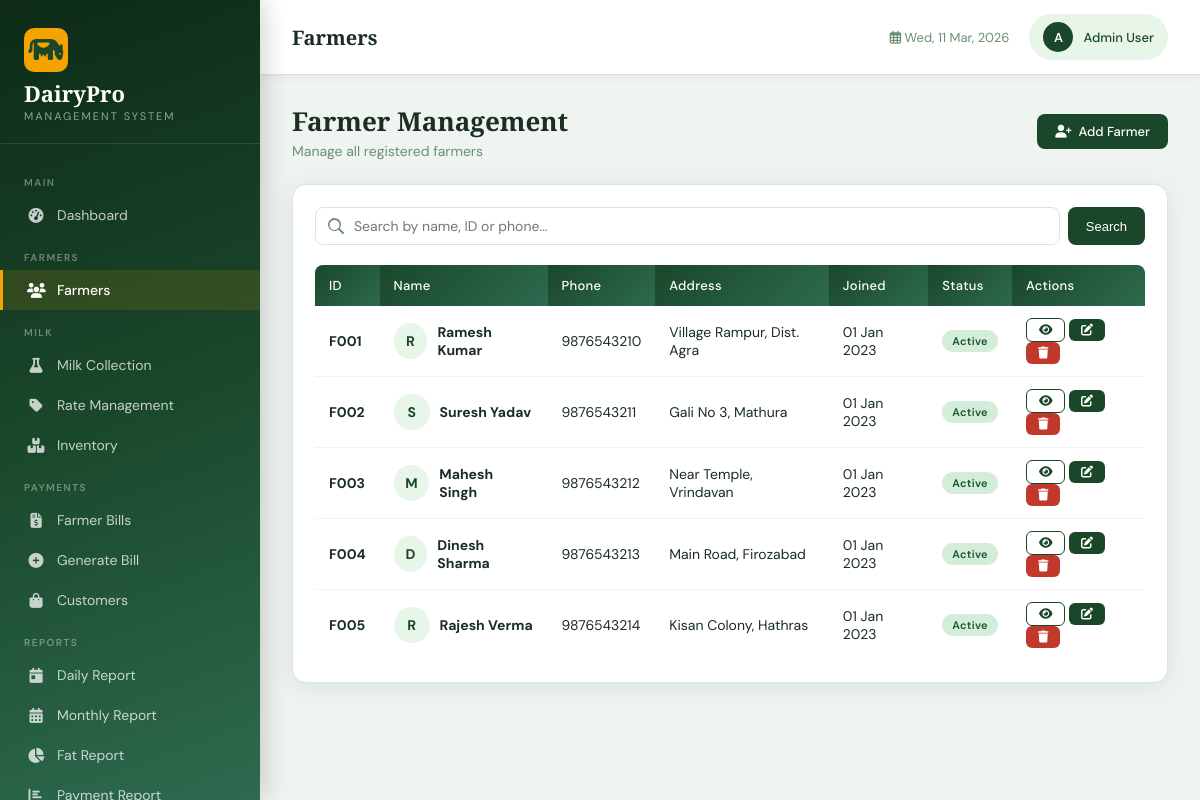
The app's page /farmers/ (signed in) with its own data.
### farmers/models.py (models this page shows, shortened)
class Farmer(models.Model):
    farmer_id = models.CharField(max_length=20, unique=True)
    name = models.CharField(max_length=100)
    address = models.TextField()
    phone = models.CharField(max_length=15)
    email = models.EmailField(blank=True)
    bank_name = models.CharField(max_length=100, blank=True)
    account_number = models.CharField(max_length=30, blank=True)
    ifsc_code = models.CharField(max_length=20, blank=True)
    joining_date = models.DateField()
    is_active = models.BooleanField(default=True)
    photo = models.ImageField(upload_to='farmers/', blank=True, null=True)
    created_at = models.DateTimeField(auto_now_add=True)
    updated_at = models.DateTimeField(auto_now=True)
    class Meta:
        ordering = ['farmer_id']

### farmers/views.py (the view)
# urls.py: path('', views.farmer_list, name='farmer_list'),
@login_required
def farmer_list(request):
    q = request.GET.get('q', '')
    farmers = Farmer.objects.all()
    if q:
        farmers = farmers.filter(Q(name__icontains=q) | Q(farmer_id__icontains=q) | Q(phone__icontains=q))
    return render(request, 'farmers/list.html', {'farmers': farmers, 'q': q})

### templates/farmers/list.html (shortened to what this page needs)
{% extends 'base.html' %}
{% block page_title %}Farmers{% endblock %}
{% block content %}
<div class="page-header">
    <div><h2>Farmer Management</h2><p>Manage all registered farmers</p></div>
    <a href="{% url 'farmer_add' %}" class="btn btn-primary"><i class="fas fa-user-plus"></i> Add Farmer</a>
</div>
<div class="card">
  <div class="card-body">
    <form method="get" class="search-bar">
        <input type="text" name="q" value="{{ q }}" placeholder="Search by name, ID or phone..." class="search-input">
        <button type="submit" class="btn btn-primary">Search</button>
    </form>
    <div class="table-wrapper">
      <table>
        <thead><tr><th>ID</th><th>Name</th><th>Phone</th><th>Address</th><th>Joined</th><th>Status</th><th>Actions</th></tr></thead>
        <tbody>
        {% for f in farmers %}
        <tr>
          <td><strong>{{ f.farmer_id }}</strong></td>
          <td>
            <div style="display:flex;align-items:center;gap:10px;">
              <div style="width:36px;height:36px;border-radius:50%;background:var(--primary-pale);color:var(--primary);display:flex;align-items:center;justify-content:center;font-weight:700;font-size:14px;">{{ f.name|first|upper }}</div>
              <strong>{{ f.name }}</strong>
            </div>
          </td>
          <td>{{ f.phone }}</td>
          <td>{{ f.address|truncatechars:40 }}</td>
          <td>{{ f.joining_date|date:"d M Y" }}</td>
          <td><span class="badge {% if f.is_active %}badge-success{% else %}badge-danger{% endif %}">{% if f.is_active %}Active{% else %}Inactive{% endif %}</span></td>
          <td>
            <a href="{% url 'farmer_detail' f.pk %}" class="btn btn-sm btn-outline"><i class="fas fa-eye"></i></a>
            <a href="{% url 'farmer_edit' f.pk %}" class="btn btn-sm btn-primary"><i class="fas fa-edit"></i></a>
            <a href="{% url 'farmer_delete' f.pk %}" class="btn btn-sm btn-danger"><i class="fas fa-trash"></i></a>
          </td>
        </tr>
        {% empty %}
        <tr><td colspan="7" style="text-align:center;padding:40px;color:var(--text-muted)">No farmers found. <a href="{% url 'farmer_add' %}">Add one now</a></td></tr>
        {% endfor %}
        </tbody>
      </table>
    </div>
  </div>
</div>
{% endblock %}

### templates/base.html (shortened to what this page needs)
<!DOCTYPE html>
<html lang="en">
<head>
    <link href="https://cdnjs.cloudflare.com/ajax/libs/font-awesome/6.4.0/css/all.min.css" rel="stylesheet">
</head>
<body>
    {% if user.is_authenticated %}
    <aside class="sidebar" id="sidebar">
        <div class="sidebar-brand">
            <div class="logo-icon"><i class="fas fa-cow"></i></div>
            <h1>DairyPro</h1>
            <span>Management System</span>
        </div>
        <nav>
            <div class="nav-section-title">Main</div>
            <a href="{% url 'dashboard' %}" class="nav-link {% if request.resolver_match.url_name == 'dashboard' %}active{% endif %}">
                <i class="fas fa-tachometer-alt"></i> Dashboard
            </a>
            <div class="nav-section-title">Farmers</div>
            <a href="{% url 'farmer_list' %}" class="nav-link {% if 'farmer' in request.resolver_match.url_name %}active{% endif %}">
                <i class="fas fa-users"></i> Farmers
            </a>
            <div class="nav-section-title">Milk</div>
            <a href="{% url 'collection_list' %}" class="nav-link {% if 'collection' in request.resolver_match.url_name %}active{% endif %}">
                <i class="fas fa-flask"></i> Milk Collection
            </a>
            <a href="{% url 'milk_rates' %}" class="nav-link {% if request.resolver_match.url_name == 'milk_rates' %}active{% endif %}">
                <i class="fas fa-tag"></i> Rate Management
            </a>
            <a href="{% url 'inventory_list' %}" class="nav-link {% if 'inventory' in request.resolver_match.url_name %}active{% endif %}">
                <i class="fas fa-boxes"></i> Inventory
            </a>
            <div class="nav-section-title">Payments</div>
            <a href="{% url 'payment_list' %}" class="nav-link {% if request.resolver_match.url_name == 'payment_list' %}active{% endif %}">
                <i class="fas fa-file-invoice-dollar"></i> Farmer Bills
            </a>
            <a href="{% url 'generate_bill' %}" class="nav-link {% if request.resolver_match.url_name == 'generate_bill' %}active{% endif %}">
                <i class="fas fa-plus-circle"></i> Generate Bill
            </a>
            <a href="{% url 'customer_list' %}" class="nav-link {% if 'customer' in request.resolver_match.url_name %}active{% endif %}">
                <i class="fas fa-shopping-bag"></i> Customers
            </a>
            <div class="nav-section-title">Reports</div>
            <a href="{% url 'daily_report' %}" class="nav-link {% if request.resolver_match.url_name == 'daily_report' %}active{% endif %}">
                <i class="fas fa-calendar-day"></i> Daily Report
            </a>
            <a href="{% url 'monthly_report' %}" class="nav-link {% if request.resolver_match.url_name == 'monthly_report' %}active{% endif %}">
                <i class="fas fa-calendar-alt"></i> Monthly Report
            </a>
            <a href="{% url 'fat_report' %}" class="nav-link {% if request.resolver_match.url_name == 'fat_report' %}active{% endif %}">
                <i class="fas fa-chart-pie"></i> Fat Report
            </a>
            <a href="{% url 'payment_report' %}" class="nav-link {% if request.resolver_match.url_name == 'payment_report' %}active{% endif %}">
                <i class="fas fa-chart-bar"></i> Payment Report
            </a>
        </nav>
    </aside>
    <div class="main-content">
        <div class="topbar">
            <div style="display:flex;align-items:center;gap:14px;">
                <div class="topbar-title">{% block page_title %}Dashboard{% endblock %}</div>
            </div>
            <div class="topbar-right">
                <div class="topbar-date"><i class="far fa-calendar-alt"></i> <span id="current-date"></span></div>
                <a href="{% url 'profile' %}" class="user-badge">
                    <div class="avatar">{{ user.first_name|first|upper|default:user.username|first|upper }}</div>
                    <span style="font-size:13px;font-weight:500;">{{ user.get_full_name|default:user.username }}</span>
                </a>
            </div>
        </div>
        <div class="content-area">
            {% block content %}{% endblock %}
        </div>
    </div>
    {% else %}
        {% block auth_content %}{% endblock %}
    {% endif %}
</body>
</html>

### records on screen
Farmer: farmer_id "F001", name|first "R", name "Ramesh Kumar", phone "9876543210", address "Village Rampur, Dist. Agra", joining_date "01 Jan 2023", is_active "Active"
Farmer: farmer_id "F002", name|first "S", name "Suresh Yadav", phone "9876543211", address "Gali No 3, Mathura", joining_date "01 Jan 2023", is_active "Active"
Farmer: farmer_id "F003", name|first "M", name "Mahesh Singh", phone "9876543212", address "Near Temple, Vrindavan", joining_date "01 Jan 2023", is_active "Active"
Farmer: farmer_id "F004", name|first "D", name "Dinesh Sharma", phone "9876543213", address "Main Road, Firozabad", joining_date "01 Jan 2023", is_active "Active"
Farmer: farmer_id "F005", name|first "R", name "Rajesh Verma", phone "9876543214", address "Kisan Colony, Hathras", joining_date "01 Jan 2023", is_active "Active"

### other values on screen
{{ user.first_name|first|upper|default:user.username|first|upper }} "A"
{{ user.get_full_name|default:user.username }} "Admin User"
